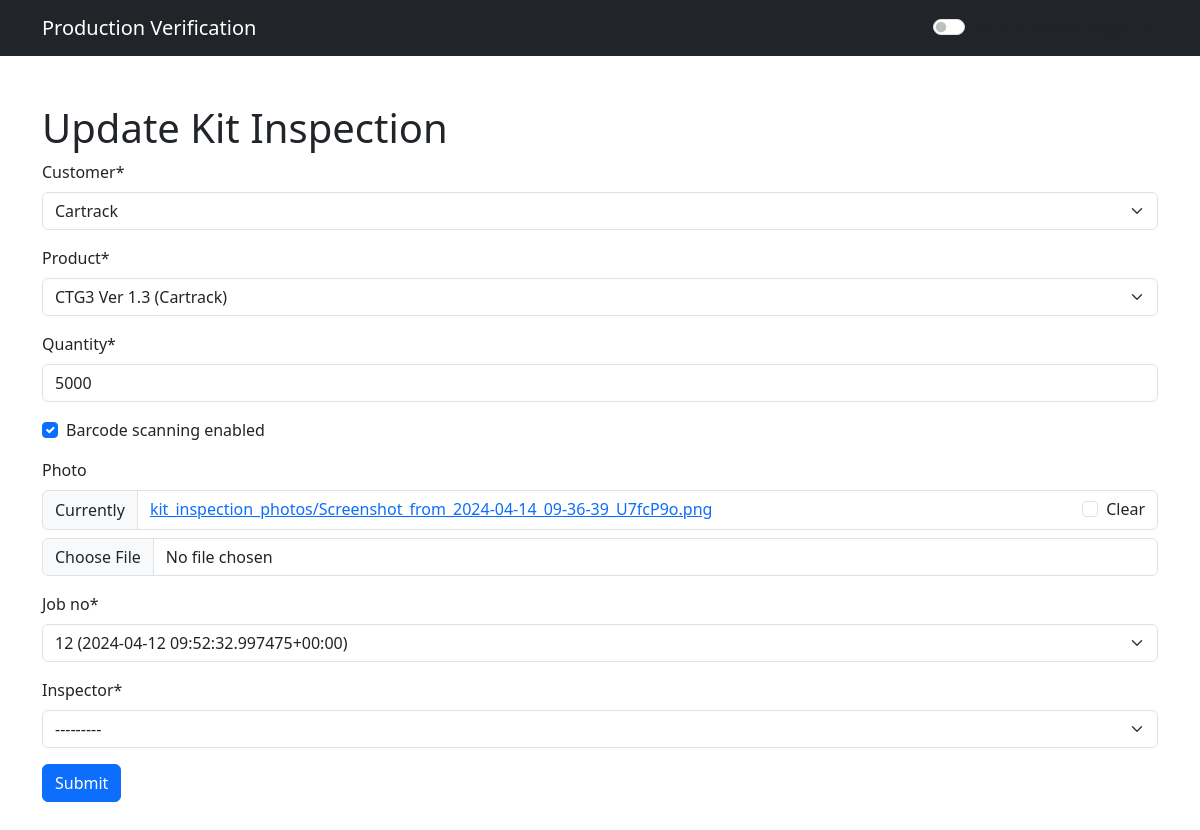
Page /board_varification/kit-inspections/update/6/ on the committed database.
### board_varification/models.py (models this page shows, shortened)
class Product(models.Model):
    customer = models.ForeignKey(Customer, related_name='products', on_delete=models.CASCADE)
    job_no = models.ForeignKey(Job_number, null=True, on_delete=models.CASCADE)
    product_ID = models.CharField(max_length=255, default='default_value')
    rev_number = models.CharField(max_length=15, default='default_value')
    def __str__(self):
        return f"{self.product_ID} {self.rev_number} ({self.customer.name})"

class KitInspection(models.Model):
    customer = models.ForeignKey(Customer, on_delete=models.CASCADE, related_name='kit_inspections')
    product = models.ForeignKey(Product, on_delete=models.CASCADE, related_name='kit_inspections')
    quantity = models.IntegerField()
    kit_inspector = models.ForeignKey(Employee, on_delete=models.CASCADE, related_name='kit_inspections')
    barcode_scanning_enabled = models.BooleanField(default=True)
    photo = models.ImageField(upload_to=UploadToPathAndRename('kit_inspection_photos'), blank=True, null=True)
    job_no = models.ForeignKey(Job_number, null=True, on_delete=models.CASCADE)

### board_varification/views.py (the view)
# urls.py: path('kit-inspections/update/<int:pk>/', views.kit_inspection_update, name='kit_inspection_update'),
def kit_inspection_update(request, pk):
    kit_inspection = get_object_or_404(KitInspection, pk=pk)
    if request.method == 'POST':
        form = KitInspectionForm(request.POST, request.FILES, instance=kit_inspection)
        if form.is_valid():
            form.save()
            return redirect('board_varification:kit_inspection_list')
    else:
        form = KitInspectionForm(instance=kit_inspection)
    return render(request, 'kit_inspection_form.html', {'form': form})

### board_varification/models.py (called while the page is built)
    def __str__(self):
        return self.name

    def __str__(self):
        return f"{self.job_number} ({self.date})"

### templates/kit_inspection_form.html (shortened to what this page needs)
{% extends 'base.html' %}
{% load crispy_forms_tags %}
{% block content %}
    <h1>{% if form.instance.pk %}Update{% else %}Create{% endif %} Kit Inspection</h1>
    <form method="post" enctype="multipart/form-data">
        {{ form|crispy }}
        <button type="submit" class="btn btn-primary">Submit</button>
    </form>
{% endblock %}

### templates/base.html (style rules this page uses)
body { transition: background-color 0.3s ease; }

### rows in the picture
Product: customer "Cartrack"
KitInspection: product "CTG3 Ver 1.3 (Cartrack)", quantity "5000", barcode_scanning_enabled "☑", job_no "12 (2024-04-12 09:52:32.997475+00:00)"
